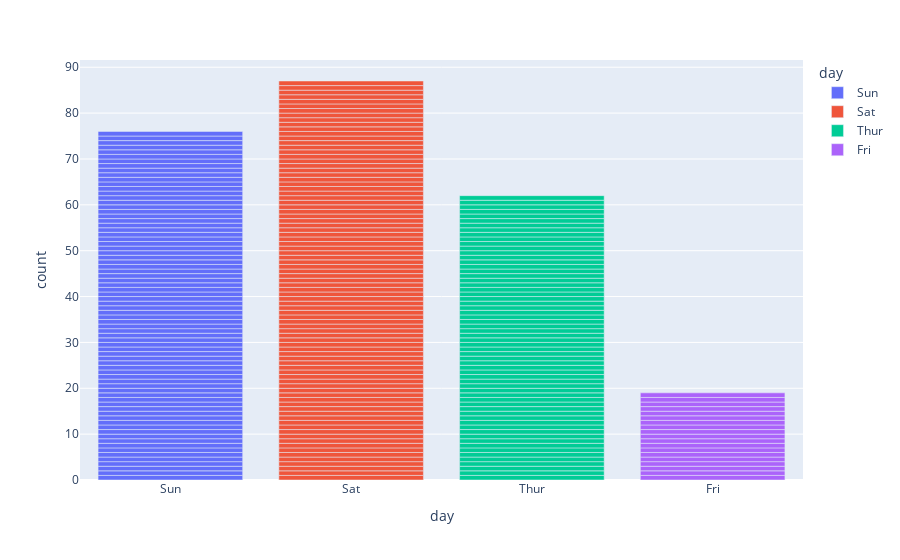

Notebook code for this chart:
### Code cell
px.bar(t,x='day',color='day')

### Figure 1 — Plotly figure (JSON) as saved in the notebook; plotly's stock layout.template omitted (floating-point values rounded to 4 significant figures)
{"data": [{"alignmentgroup": "True", "hovertemplate": "day=%{x}<br>count=%{y}<extra></extra>", "legendgroup": "Sun", "marker": {"color": "#636efa", "pattern": {"shape": ""}}, "name": "Sun", "offsetgroup": "Sun", "orientation": "v", "showlegend": true, "textposition": "auto", "type": "bar", "x": ["Sun", "Sun", "Sun", "Sun", "Sun", "Sun", "Sun", "Sun", "Sun", "Sun", "Sun", "Sun", "Sun", "Sun", "Sun", "Sun", "Sun", "Sun", "Sun", "Sun", "Sun", "Sun", "Sun", "Sun", "Sun", "Sun", "Sun", "Sun", "Sun", "Sun", "Sun", "Sun", "Sun", "Sun", "Sun", "Sun", "Sun", "Sun", "Sun", "Sun", "Sun", "Sun", "Sun", "Sun", "Sun", "Sun", "Sun", "Sun", "Sun", "Sun", "Sun", "Sun", "Sun", "Sun", "Sun", "Sun", "Sun", "Sun", "Sun", "Sun", "Sun", "Sun", "Sun", "Sun", "Sun", "Sun", "Sun", "Sun", "Sun", "Sun", "Sun", "Sun", "Sun", "Sun", "Sun", "Sun"], "xaxis": "x", "y": [1, 1, 1, 1, 1, 1, 1, 1, 1, 1, 1, 1, 1, 1, 1, 1, 1, 1, 1, 1, 1, 1, 1, 1, 1, 1, 1, 1, 1, 1, 1, 1, 1, 1, 1, 1, 1, 1, 1, 1, 1, 1, 1, 1, 1, 1, 1, 1, 1, 1, 1, 1, 1, 1, 1, 1, 1, 1, 1, 1, 1, 1, 1, 1, 1, 1, 1, 1, 1, 1, 1, 1, 1, 1, 1, 1], "yaxis": "y"}, {"alignmentgroup": "True", "hovertemplate": "day=%{x}<br>count=%{y}<extra></extra>", "legendgroup": "Sat", "marker": {"color": "#EF553B", "pattern": {"shape": ""}}, "name": "Sat", "offsetgroup": "Sat", "orientation": "v", "showlegend": true, "textposition": "auto", "type": "bar", "x": ["Sat", "Sat", "Sat", "Sat", "Sat", "Sat", "Sat", "Sat", "Sat", "Sat", "Sat", "Sat", "Sat", "Sat", "Sat", "Sat", "Sat", "Sat", "Sat", "Sat", "Sat", "Sat", "Sat", "Sat", "Sat", "Sat", "Sat", "Sat", "Sat", "Sat", "Sat", "Sat", "Sat", "Sat", "Sat", "Sat", "Sat", "Sat", "Sat", "Sat", "Sat", "Sat", "Sat", "Sat", "Sat", "Sat", "Sat", "Sat", "Sat", "Sat", "Sat", "Sat", "Sat", "Sat", "Sat", "Sat", "Sat", "Sat", "Sat", "Sat", "Sat", "Sat", "Sat", "Sat", "Sat", "Sat", "Sat", "Sat", "Sat", "Sat", "Sat", "Sat", "Sat", "Sat", "Sat", "Sat", "Sat", "Sat", "Sat", "Sat", "Sat", "Sat", "Sat", "Sat", "Sat", "Sat", "Sat"], "xaxis": "x", "y": [1, 1, 1, 1, 1, 1, 1, 1, 1, 1, 1, 1, 1, 1, 1, 1, 1, 1, 1, 1, 1, 1, 1, 1, 1, 1, 1, 1, 1, 1, 1, 1, 1, 1, 1, 1, 1, 1, 1, 1, 1, 1, 1, 1, 1, 1, 1, 1, 1, 1, 1, 1, 1, 1, 1, 1, 1, 1, 1, 1, 1, 1, 1, 1, 1, 1, 1, 1, 1, 1, 1, 1, 1, 1, 1, 1, 1, 1, 1, 1, 1, 1, 1, 1, 1, 1, 1], "yaxis": "y"}, {"alignmentgroup": "True", "hovertemplate": "day=%{x}<br>count=%{y}<extra></extra>", "legendgroup": "Thur", "marker": {"color": "#00cc96", "pattern": {"shape": ""}}, "name": "Thur", "offsetgroup": "Thur", "orientation": "v", "showlegend": true, "textposition": "auto", "type": "bar", "x": ["Thur", "Thur", "Thur", "Thur", "Thur", "Thur", "Thur", "Thur", "Thur", "Thur", "Thur", "Thur", "Thur", "Thur", "Thur", "Thur", "Thur", "Thur", "Thur", "Thur", "Thur", "Thur", "Thur", "Thur", "Thur", "Thur", "Thur", "Thur", "Thur", "Thur", "Thur", "Thur", "Thur", "Thur", "Thur", "Thur", "Thur", "Thur", "Thur", "Thur", "Thur", "Thur", "Thur", "Thur", "Thur", "Thur", "Thur", "Thur", "Thur", "Thur", "Thur", "Thur", "Thur", "Thur", "Thur", "Thur", "Thur", "Thur", "Thur", "Thur", "Thur", "Thur"], "xaxis": "x", "y": [1, 1, 1, 1, 1, 1, 1, 1, 1, 1, 1, 1, 1, 1, 1, 1, 1, 1, 1, 1, 1, 1, 1, 1, 1, 1, 1, 1, 1, 1, 1, 1, 1, 1, 1, 1, 1, 1, 1, 1, 1, 1, 1, 1, 1, 1, 1, 1, 1, 1, 1, 1, 1, 1, 1, 1, 1, 1, 1, 1, 1, 1], "yaxis": "y"}, {"alignmentgroup": "True", "hovertemplate": "day=%{x}<br>count=%{y}<extra></extra>", "legendgroup": "Fri", "marker": {"color": "#ab63fa", "pattern": {"shape": ""}}, "name": "Fri", "offsetgroup": "Fri", "orientation": "v", "showlegend": true, "textposition": "auto", "type": "bar", "x": ["Fri", "Fri", "Fri", "Fri", "Fri", "Fri", "Fri", "Fri", "Fri", "Fri", "Fri", "Fri", "Fri", "Fri", "Fri", "Fri", "Fri", "Fri", "Fri"], "xaxis": "x", "y": [1, 1, 1, 1, 1, 1, 1, 1, 1, 1, 1, 1, 1, 1, 1, 1, 1, 1, 1], "yaxis": "y"}], "layout": {"barmode": "relative", "legend": {"title": {"text": "day"}, "tracegroupgap": 0}, "margin": {"t": 60}, "xaxis": {"anchor": "y", "categoryarray": ["Sun", "Sat", "Thur", "Fri"], "categoryorder": "array", "domain": [0, 1], "title": {"text": "day"}}, "yaxis": {"anchor": "x", "domain": [0, 1], "title": {"text": "count"}}}}
